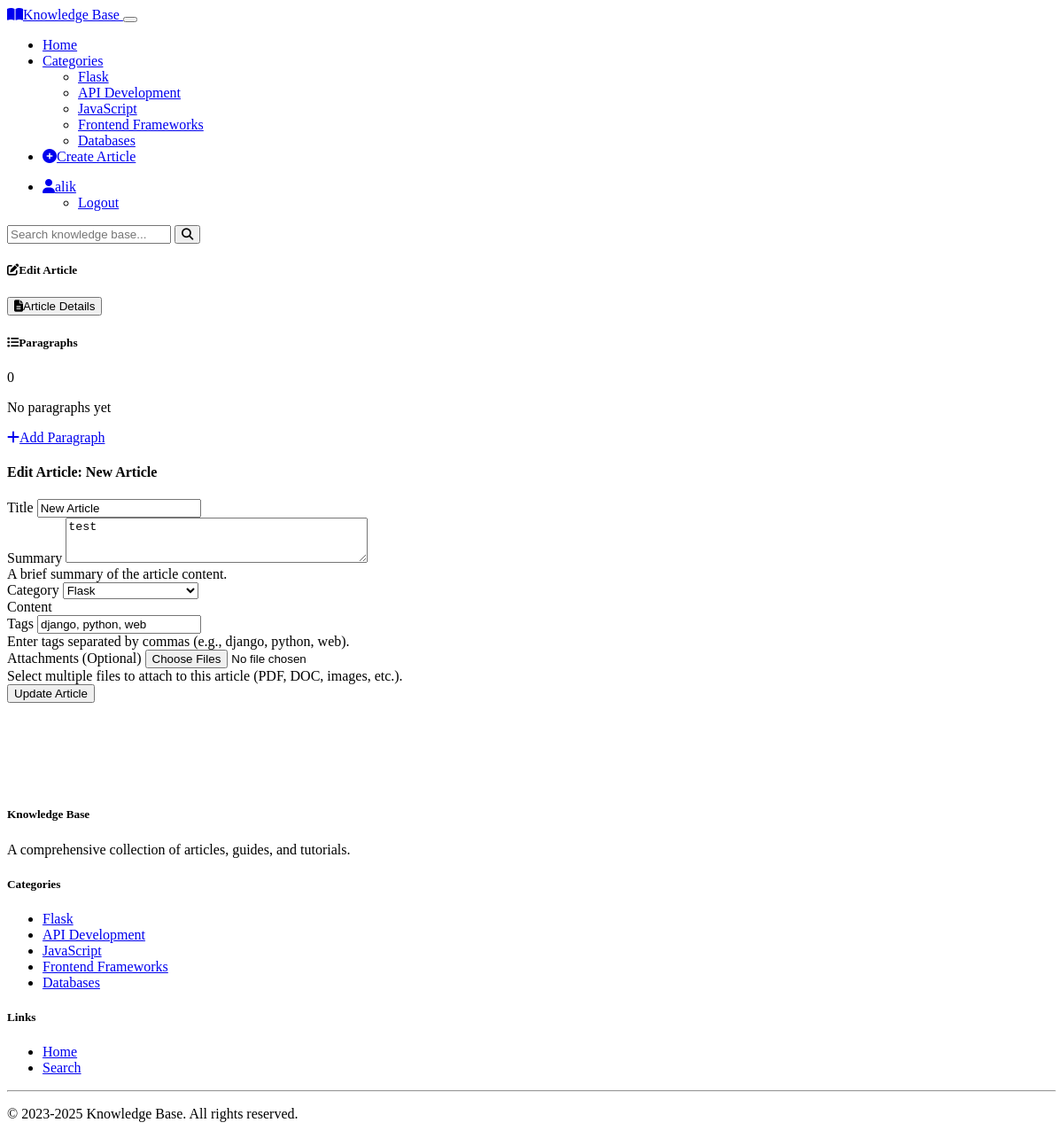
The app's page /article/9/edit/ (signed in), older data.
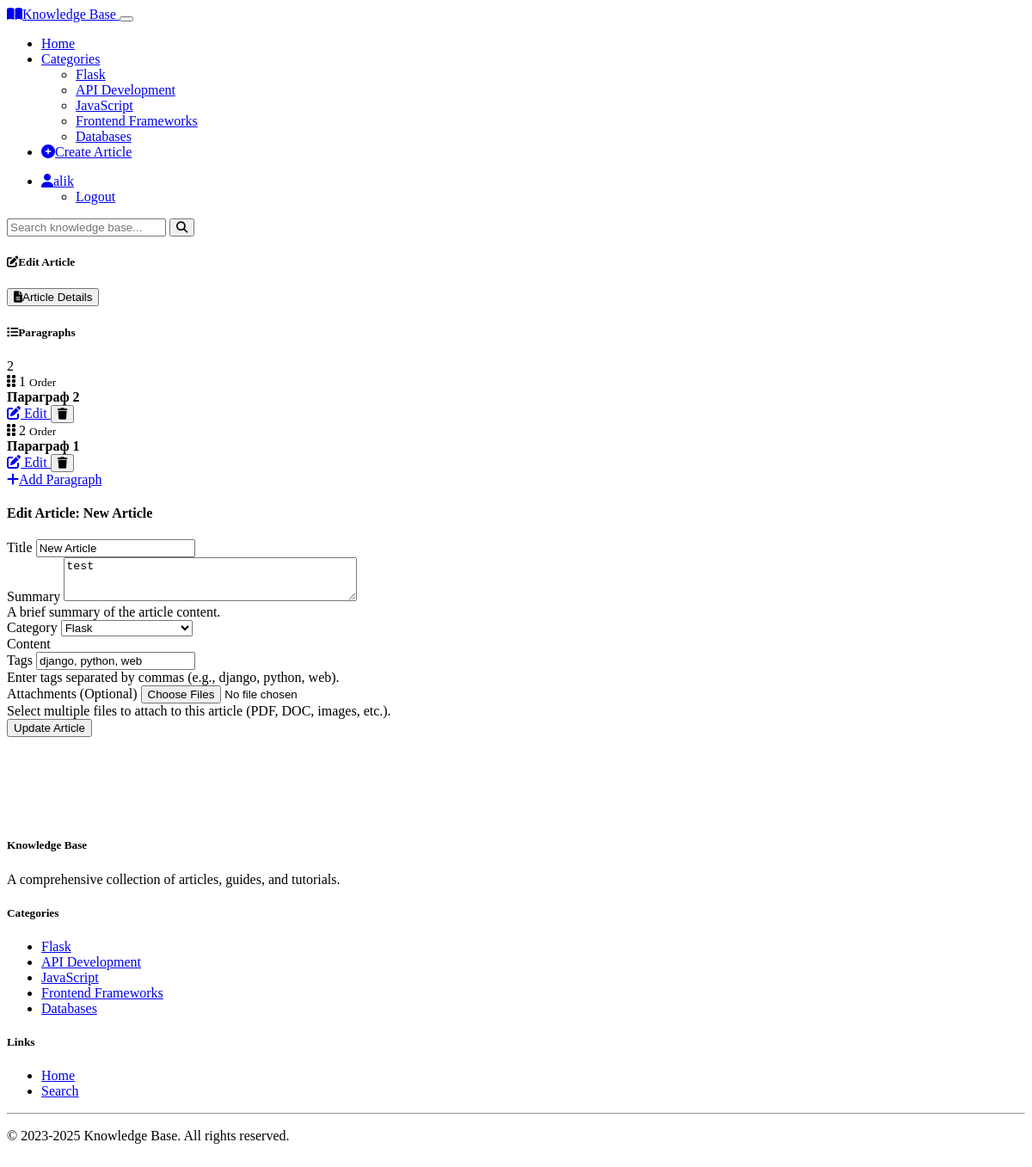
The same page, newer data.
### kb/models.py (models this page shows, shortened)
class Category(models.Model):
    name = models.CharField(max_length=100)
    description = models.TextField()
    def __str__(self):
        return self.name
    class Meta:
        verbose_name_plural = "Categories"

class Article(models.Model):
    title = models.CharField(max_length=200)
    summary = models.TextField()
    category = models.ForeignKey(Category, on_delete=models.CASCADE, related_name='articles')
    author = models.ForeignKey(User, on_delete=models.CASCADE, related_name='articles', null=True, blank=True)
    tags = models.JSONField(default=list)
    created_at = models.DateField(default=timezone.now)
    updated_at = models.DateField(default=timezone.now)

class ArticleParagraph(models.Model):
    article = models.ForeignKey(Article, on_delete=models.CASCADE, related_name='paragraphs')
    title = models.CharField(max_length=200)
    content = HTMLField()
    order = models.PositiveIntegerField(default=0)
    created_at = models.DateTimeField(auto_now_add=True)
    updated_at = models.DateTimeField(auto_now=True)
    class Meta:
        ordering = ['order']

### kb/views.py (the view)
# urls.py: path('article/<int:article_id>/edit/', views.edit_article, name='edit_article'),
@login_required
def edit_article(request, article_id):
    article = get_object_or_404(Article, id=article_id)
    if article.author != request.user:
        messages.error(request, "You don't have permission to edit this article.")
        return redirect('article_detail', article_id=article.id)
    if request.method == 'POST':
        form = ArticleForm(request.POST, request.FILES, instance=article)
        print(f"Edit form is valid: {form.is_valid()}")
        if form.is_valid():
            article = form.save(commit=False)
            article.updated_at = timezone.now()
            article.save()
            files = request.FILES.getlist('attachments')
            for file in files:
                if file:
                    ArticleAttachment.objects.create(
                        article=article,
                        file=file,
                        original_name=file.name
                    )
            messages.success(request, f"Article '{article.title}' was updated successfully.")
            return redirect('article_detail', article_id=article.id)
        else:
            print(f"Edit form errors: {form.errors}")
    else:
        form = ArticleForm(instance=article)
    return render(request, 'article_form.html', {
        'form': form,
        'article': article,
        'title': f'Edit Article: {article.title}',
        'submit_text': 'Update Article'
    })

### kb/forms.py (shortened to what this page needs)
class ArticleForm(forms.ModelForm):
    tags_input = forms.CharField(
        required=False,
        widget=forms.TextInput(attrs={'class': 'form-control', 'placeholder': 'Tags (comma separated)'})
    )
    class Meta:
        model = Article
        fields = ('title', 'summary', 'category')
        widgets = {
            'title': forms.TextInput(attrs={'class': 'form-control'}),
            'summary': forms.Textarea(attrs={'class': 'form-control', 'rows': 3}),
            'category': forms.Select(attrs={'class': 'form-control'}),
        }
    def __init__(self, *args, **kwargs):
        super().__init__(*args, **kwargs)
        if self.instance and self.instance.pk and self.instance.tags:
            self.initial['tags_input'] = ', '.join(self.instance.tags)
    class Media:
        css = {
            'all': ('https://cdnjs.cloudflare.com/ajax/libs/tinymce/6.4.2/skins/ui/oxide-dark/skin.min.css',)
        }
        js = (
            'https://cdnjs.cloudflare.com/ajax/libs/tinymce/6.4.2/tinymce.min.js',
        )

### kb/context_processors.py (called while the page is built)
def categories_processor(request):
    return {
        'categories': Category.objects.all()
    }

### templates/article_form.html (shortened to what the changed rows need)
{% extends "layout.html" %}
{% load static %}
{% block extra_css %}
{{ form.media.css }}
{% endblock %}
{% block content %}
<div class="container-fluid">
    <div class="row">
        <div class="col-lg-3 col-md-4">
            <div class="sticky-top" style="top: 1rem;">
                {% if article %}
                <div class="card mb-3">
                    <div class="card-header d-flex justify-content-between align-items-center">
                        <h5 class="mb-0"><i class="fas fa-list me-2"></i>Paragraphs</h5>
                        <span class="badge bg-secondary">{{ article.paragraphs.count }}</span>
                    </div>
                    <div class="card-body p-0">
                        {% if article.paragraphs.exists %}
                        <div id="sidebarParagraphsList" class="sidebar-paragraphs">
                            {% for paragraph in article.paragraphs.all %}
                            <div class="paragraph-sidebar-item border-bottom p-3" data-paragraph-id="{{ paragraph.id }}">
                                <div class="d-flex align-items-center mb-2">
                                    <i class="fas fa-grip-vertical text-muted me-2 drag-handle-sidebar" style="cursor: move;"></i>
                                    <span class="badge bg-secondary me-2">{{ paragraph.order }}</span>
                                    <small class="text-muted flex-grow-1">Order</small>
                                </div>
                                <div class="paragraph-title mb-2">
                                    <strong>{{ paragraph.title|truncatechars:30 }}</strong>
                                </div>
                                <div class="d-flex gap-1">
                                    <a href="{% url 'edit_paragraph' paragraph_id=paragraph.id %}"
                                       class="btn btn-sm btn-outline-primary flex-grow-1">
                                        <i class="fas fa-edit"></i> Edit
                                    </a>
                                    <button type="button" class="btn btn-sm btn-outline-danger"
                                            onclick="deleteParagraph({{ paragraph.id }}, '{{ paragraph.title }}')">
                                        <i class="fas fa-trash"></i>
                                    </button>
                                </div>
                            </div>
                            {% endfor %}
                        </div>
                        {% else %}
                        <div class="text-center p-3">
                            <p class="text-muted small mb-0">No paragraphs yet</p>
                        </div>
                        {% endif %}
                    </div>
                </div>
                <div class="card">
                    <div class="card-body">
                        <div class="d-grid">
                            <a href="{% url 'add_paragraph' article_id=article.id %}" class="btn btn-success">
                                <i class="fas fa-plus me-2"></i>Add Paragraph
                            </a>
                        </div>
                    </div>
                </div>
                {% endif %}
            </div>
        </div>
        <div class="col-lg-9 col-md-8">
            <div class="card shadow">
                <div class="card-body" id="article-form">
                <form method="post" enctype="multipart/form-data" action="{% if article %}{% url 'edit_article' article_id=article.id %}{% else %}{% url 'create_article' %}{% endif %}">
                    <div class="mb-3">
                        <label for="id_title" class="form-label">Title</label>
                        {{ form.title }}
                    </div>
                    <div class="mb-3">
                        <label for="id_summary" class="form-label">Summary</label>
                        {{ form.summary }}
                        <div class="form-text">A brief summary of the article content.</div>
                    </div>
                    <div class="mb-3">
                        <label for="id_category" class="form-label">Category</label>
                        {{ form.category }}
                    </div>
                </form>
            </div>
        </div>
    </div>
</div>
{% endblock %}

### templates/layout.html (shortened to what the changed rows need)
{% load static %}
<!DOCTYPE html>
<html lang="en" data-bs-theme="dark">
<head>
    <link href="https://cdn.replit.com/agent/bootstrap-agent-dark-theme.min.css" rel="stylesheet">
    <link rel="stylesheet" href="https://cdnjs.cloudflare.com/ajax/libs/font-awesome/6.4.0/css/all.min.css">
    <link rel="stylesheet" href="https://cdnjs.cloudflare.com/ajax/libs/highlight.js/11.7.0/styles/github-dark.min.css">
    <link rel="stylesheet" href="{% static 'css/custom.css' %}">
    {% block extra_css %}{% endblock %}
</head>
<body>
    <nav class="navbar navbar-expand-lg navbar-dark bg-dark">
        <div class="container">
            <div class="collapse navbar-collapse" id="navbarMain">
                <ul class="navbar-nav me-auto">
                    <li class="nav-item dropdown">
                        <ul class="dropdown-menu" aria-labelledby="categoriesDropdown">
                            {% for category in categories %}
                            <li><a class="dropdown-item" href="{% url 'category_detail' category_id=category.id %}">{{ category.name }}</a></li>
                            {% endfor %}
                        </ul>
                    </li>
                </ul>
            </div>
        </div>
    </nav>
    <main class="container py-4">
        {% block content %}{% endblock %}
    </main>
    <footer class="footer bg-dark text-light">
        <div class="container">
            <div class="row">
                <div class="col-md-3">
                    <ul class="list-unstyled">
                        {% for category in categories %}
                        <li><a href="{% url 'category_detail' category_id=category.id %}" class="text-decoration-none link-light">{{ category.name }}</a></li>
                        {% endfor %}
                    </ul>
                </div>
            </div>
        </div>
    </footer>
</body>
</html>

Row changes from the older to the newer data that the page shows:
computed for Article "New Article": paragraphs.count "0" → "2"
added ArticleParagraph: order "1", title "Параграф 2"
added ArticleParagraph: order "2", title "Параграф 1"
Text that changed along with them:
text no longer shown: "No paragraphs yet"
